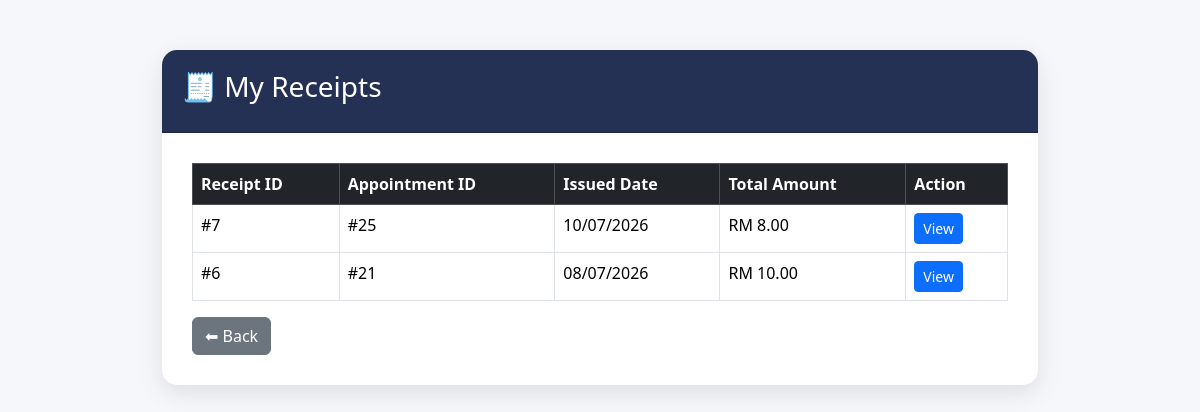
The app's page /customer/view_receipt.php (signed in) with its own data.
### tables this page shows
CREATE TABLE `receipt` (
  `Receipt_ID` int(10) NOT NULL,
  `Appointment_ID` int(10) NOT NULL,
  `Payment_ID` int(10) NOT NULL,
  `Total_Amount` int(10) NOT NULL,
  `Issued_Date` date NOT NULL
);

CREATE TABLE `appointment` (
  `Appointment_ID` int(10) NOT NULL,
  `Customer_ID` int(10) NOT NULL,
  `Staff_ID` int(10) NOT NULL,
  `Appointment_Date` date NOT NULL,
  `Appointment_Time` time NOT NULL,
  `Appointment_Remark` varchar(50) NOT NULL,
  `Collection_Method` varchar(20) NOT NULL,
  `Appointment_Status` varchar(50) NOT NULL
);

### customer/view_receipt.php (the view, shortened to what this page needs)
<?php
include("../config/database.php");
$customer_id = $_SESSION['customer_id'];
$query = mysqli_query($conn, "
SELECT
receipt.Receipt_ID,
receipt.Total_amount,
receipt.Issued_Date,
appointment.Appointment_ID,
appointment.Appointment_Status
FROM receipt
INNER JOIN appointment
ON receipt.Appointment_ID = appointment.Appointment_ID
WHERE
appointment.Customer_ID='$customer_id'
AND
appointment.Appointment_Status='Completed'
ORDER BY receipt.Issued_Date DESC
");
?>
<!DOCTYPE html>
<html>
<head>
<link href="https://cdn.jsdelivr.net/npm/bootstrap@5.3.3/dist/css/bootstrap.min.css" rel="stylesheet">
</head>
<body>
<div class="container">
<div class="card">
<div class="card-header">
<h3>🧾 My Receipts</h3>
</div>
<div class="card-body">
<table class="table table-bordered table-hover">
<thead class="table-dark">
<tr>
<th>Receipt ID</th>
<th>Appointment ID</th>
<th>Issued Date</th>
<th>Total Amount</th>
<th>Action</th>
</tr>
</thead>
<tbody>
<?php
while($row=mysqli_fetch_assoc($query))
{
?>
<tr>
<td>#<?php echo $row['Receipt_ID']; ?></td>
<td>#<?php echo $row['Appointment_ID']; ?></td>
<td><?php echo date("d/m/Y",strtotime($row['Issued_Date'])); ?></td>
<td>RM <?php echo number_format($row['Total_amount'],2); ?></td>
<td>
<a href="receipt.php?id=<?php echo $row['Receipt_ID']; ?>"
class="btn btn-primary btn-sm">
View
</a>
</td>
</tr>
<?php
}
?>
</tbody>
</table>
<a href="dashboard.php" class="btn btn-secondary">
⬅ Back
</a>
</div>
</div>
</div>
</body>
</html>

### customer/view_receipt.php (style rules this page uses)
body { background:#f5f7fa; font-family:'Segoe UI',sans-serif; }
.container { max-width:900px; margin-top:50px; }
.card { border:none; border-radius:15px; box-shadow:0 8px 25px rgba(0,0,0,.1); }
.card-header { background:#253154; color:white; padding:20px; border-radius:15px 15px 0 0!important; }
.card-body { padding:30px; }

### records on screen
receipt: Receipt_ID "7", Appointment_ID.Appointment_ID "25", Issued_Date "10/07/2026", Total_Amount "8.00"
receipt: Receipt_ID "6", Appointment_ID.Appointment_ID "21", Issued_Date "08/07/2026", Total_Amount "10.00"
